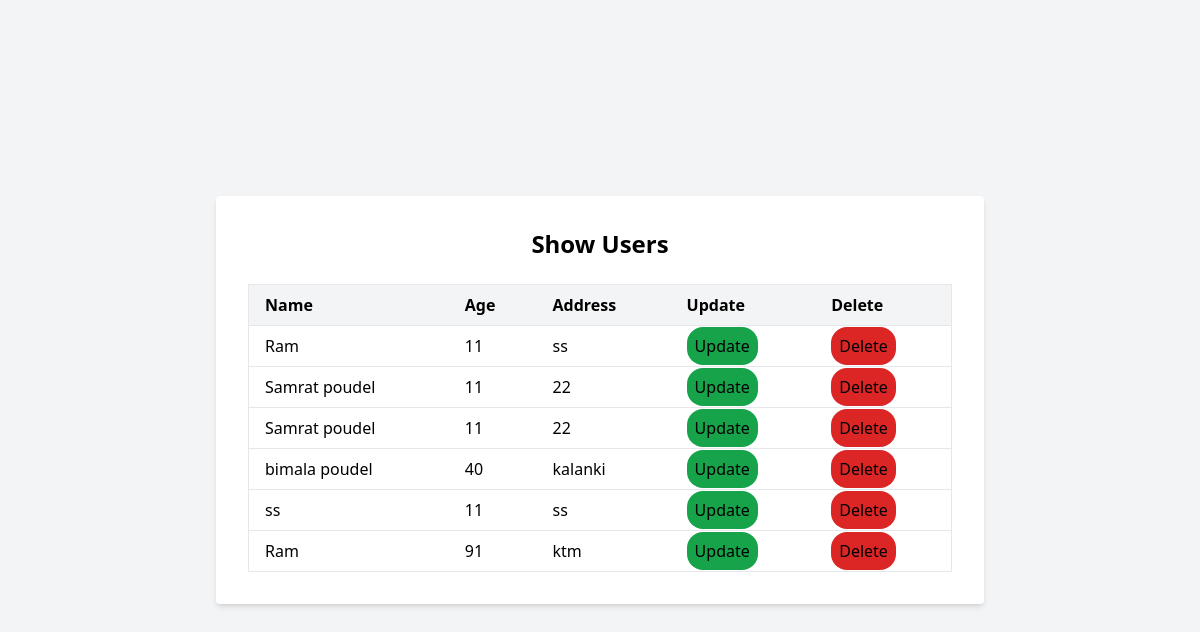
/users/, run on the app's committed database.
### action/models.py (models this page shows, shortened)
class User(models.Model):
    name= models.CharField(max_length=50)
    age= models.IntegerField()
    address= models.CharField(max_length=50)

### action/views.py (the view)
# urls.py: path('users/', views.showUsers, name="userlist"),
def showUsers(request):
    users= User.objects.all()
    return render(request, "actions/userlist.html", {"data":users})

### action/templates/actions/userlist.html (shortened to what this page needs)
<!DOCTYPE html>
<html lang="en">
<head>
    <script src="https://cdn.tailwindcss.com"></script>
</head>
<body class="bg-gray-100 flex items-center justify-center min-h-screen">
    <div class="bg-white p-8 rounded shadow-md w-full max-w-3xl">
        <h1 class="text-2xl font-bold mb-6 text-center">Show Users</h1>
        <div class="overflow-x-auto">
            <table class="min-w-full bg-white border border-gray-200">
                <thead class="bg-gray-100">
                    <tr>
                        <th class="py-2 px-4 border-b text-left">Name</th>
                        <th class="py-2 px-4 border-b text-left">Age</th>
                        <th class="py-2 px-4 border-b text-left">Address</th>
                        <th class="py-2 px-4 border-b text-left">Update</th>
                        <th class="py-2 px-4 border-b text-left">Delete</th>
                    </tr>
                </thead>
                <tbody>
                    {% for user in data %}
                    <tr class="hover:bg-gray-50">
                        <td class="py-2 px-4 border-b">{{ user.name }}</td>
                        <td class="py-2 px-4 border-b">{{ user.age }}</td>
                        <td class="py-2 px-4 border-b">{{ user.address }}</td>
                         <td class="py-2 px-4 border-b"><a  href=" {% url 'updateUser' user.id %} " class="bg-green-600 rounded-2xl p-2 hover:bg-green-700">Update</a></td>
                        <td class="py-2 px-4 border-b"><a href="{% url 'deleteUser' user.id %} " class="bg-red-600 rounded-2xl p-2 hover:bg-red-700">Delete</a></td>
                    </tr>
                    {% endfor %}
                </tbody>
            </table>
        </div>
    </div>
</body>
</html>

### data on the page
User: name "Ram", age "11", address "ss"
User: name "Samrat poudel", age "11", address "22"
User: name "Samrat poudel", age "11", address "22"
User: name "bimala poudel", age "40", address "kalanki"
User: name "ss", age "11", address "ss"
User: name "Ram", age "91", address "ktm"
